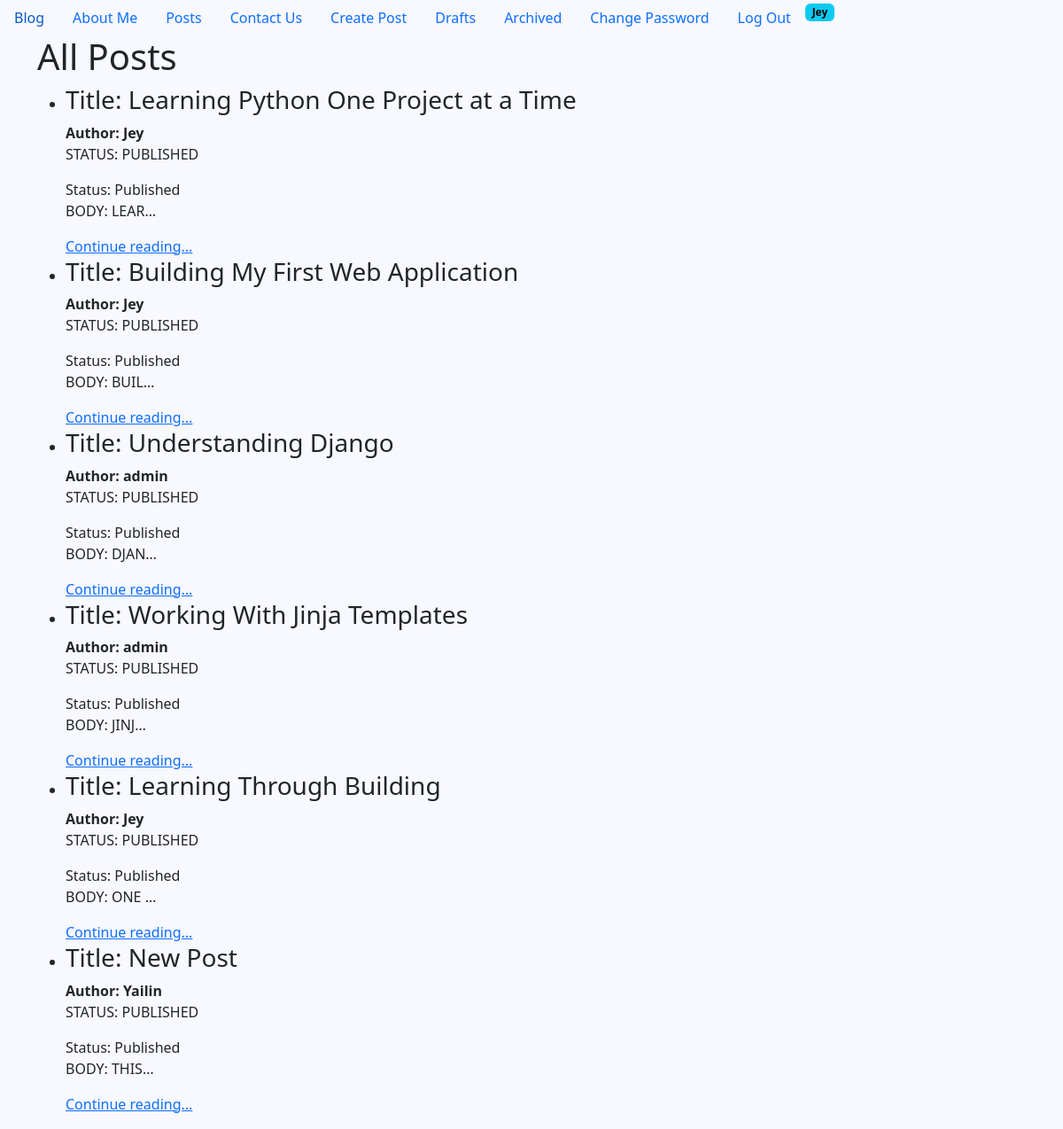
The app's page /list/ (signed in) with its own data.
### posts/models.py (models this page shows, shortened)
class Post(models.Model):
    title = models.CharField(max_length=128)
    subtitle = models.CharField(max_length=128)
    body = models.TextField()
    created_on = models.DateTimeField(auto_now_add=True)
    author = models.ForeignKey(
        User,
        on_delete=models.CASCADE
    )
    status = models.ForeignKey(
        Status,
        on_delete=models.DO_NOTHING
        )

class Status(models.Model):
    name = models.CharField(max_length=128, unique=True)
    description = models.CharField(
        max_length=200,
        help_text="Write a description about the status"
    )
    class Meta:
        verbose_name = "Status"
        verbose_name_plural = "Statuses"

### posts/views.py (the view)
# urls.py: path("list/", PostListView.as_view(), name="post_list"),
class PostListView(ListView):
    template_name = "postsTemplates/list.html"
    model = Post
    context_object_name = "posts"
    def get_queryset(self):
        status = Status.objects.get(name="Published")
        return Post.objects.filter(status=status).order_by("created_on")

### templates/postsTemplates/list.html (shortened to what this page needs)
{% extends 'base.html' %}
{% load static %}
{% block css %}
<link rel="stylesheet" href="{% static 'CSS/about.css' %}">
{% endblock %}
{% block content %}
    <h1>All Posts</h1>
    <ul>
        {% for item in posts %}
        <li>
            <h3>Title: {{ item.title }}</h3>
            <span><strong>Author: {{ item.author }}</strong></span>
            <p>Status: {{ item.status.name }}</p>
            <span>Status: {{ item.status.name }}</span>
            <p>Body: {{ item.body|truncatechars:5 }}</p>
            <a href="{% url 'post_detail' item.id %}">Continue reading...</a>
        </li>
        {% endfor %}
    </ul>
{% endblock %}

### templates/navbar.html (shortened to what this page needs)
<ul class="nav">
<li class="nav-item">
    <a class="nav-link active" aria-current="page" href="{% url 'home' %}">Blog</a>
</li>
<li class="nav-item">
    <a class="nav-link" href="{% url 'about' %}">About Me</a>
</li>
<li class="nav-item">
    <a class="nav-link" href="{% url 'post_list' %}">Posts</a>
</li>
<li class="nav-item">
    <a class="nav-link" href="{% url 'contact' %}">Contact Us</a>
</li>
    {% if user.is_authenticated %}
<li class="nav-item">
    <a class="nav-link" href="{% url 'post_new' %}">Create Post</a>
</li>
<li class="nav-item">
    <a class="nav-link" href="{% url 'post_draft_list' %}">Drafts</a>
</li>
<li class="nav-item">
    <a class="nav-link" href="{% url 'post_archived_list' %}">Archived</a>
</li>
<li class="nav-item">
    <a class="nav-link" href="{% url 'password_change' %}">Change Password</a>
</li>
<li class="nav-item">
    <form method="post" action="{% url 'logout' %}">
        <button type="submit" class="nav-link">Log Out</button>
    </form>
</li>
<li class="nav-item">
    <span class="badge text-bg-info">{{ user.username }}</span>
</li>
    {% endif %}
</ul>

### static/CSS/about.css (style rules this page uses)
body { background-color: ghostwhite; }
p { text-transform: uppercase; font-weight: lighter; }

### records on screen
Post: title "Learning Python One Project at a Time", author "Jey", status.name "PUBLISHED", status.name "Published", body "LEAR…"
Post: title "Building My First Web Application", author "Jey", status.name "PUBLISHED", status.name "Published", body "BUIL…"
Post: title "Understanding Django", author "admin", status.name "PUBLISHED", status.name "Published", body "DJAN…"
Post: title "Working With Jinja Templates", author "admin", status.name "PUBLISHED", status.name "Published", body "JINJ…"
Post: title "Learning Through Building", author "Jey", status.name "PUBLISHED", status.name "Published", body "ONE …"
Post: title "New Post", author "Yailin", status.name "PUBLISHED", status.name "Published", body "THIS…"

### other values on screen
{{ user.username }} "Jey"
